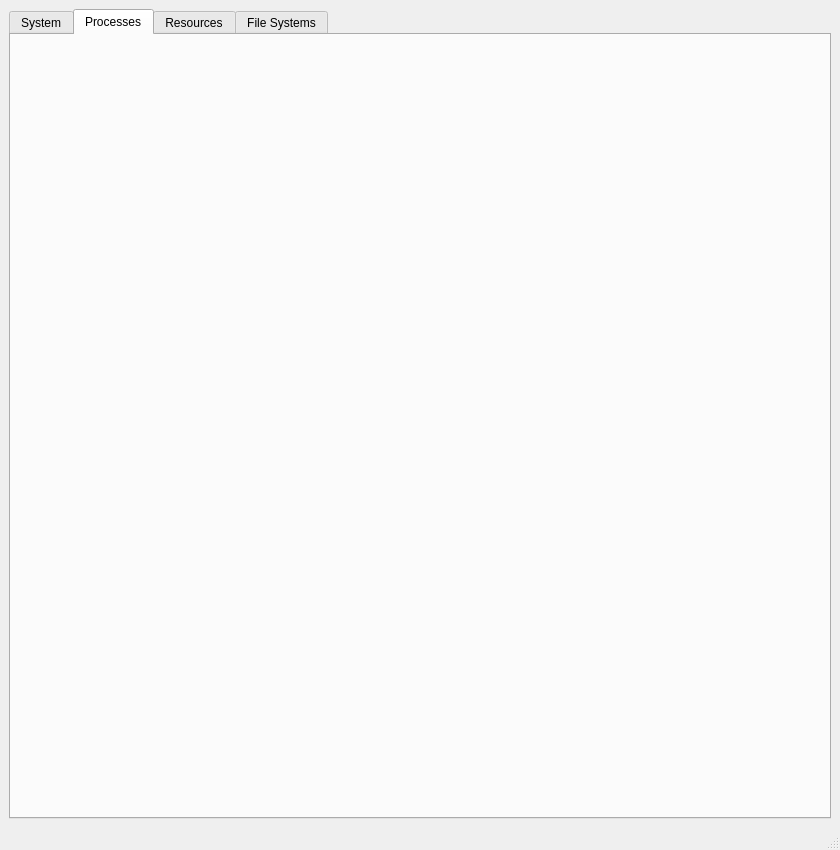
<?xml version="1.0" encoding="UTF-8"?>
<ui version="4.0">
 <class>MainWindow</class>
 <widget class="QMainWindow" name="MainWindow">
  <property name="geometry">
   <rect>
    <x>0</x>
    <y>0</y>
    <width>840</width>
    <height>850</height>
   </rect>
  </property>
  <property name="minimumSize">
   <size>
    <width>840</width>
    <height>850</height>
   </size>
  </property>
  <property name="windowTitle">
   <string>MainWindow</string>
  </property>
  <widget class="QWidget" name="centralwidget">
   <property name="enabled">
    <bool>true</bool>
   </property>
   <layout class="QVBoxLayout" name="verticalLayout">
    <item>
     <widget class="QTabWidget" name="tabWidget">
      <property name="currentIndex">
       <number>1</number>
      </property>
      <widget class="QWidget" name="systemTab">
       <attribute name="title">
        <string>System</string>
       </attribute>
       <layout class="QHBoxLayout" name="horizontalLayout_2">
        <item>
         <widget class="System" name="widget" native="true"/>
        </item>
       </layout>
      </widget>
      <widget class="QWidget" name="processesTab">
       <attribute name="title">
        <string>Processes</string>
       </attribute>
       <layout class="QHBoxLayout" name="horizontalLayout">
        <item>
         <widget class="Processes" name="processesWidget" native="true"/>
        </item>
       </layout>
      </widget>
      <widget class="QWidget" name="resourcesTab">
       <attribute name="title">
        <string>Resources</string>
       </attribute>
       <layout class="QHBoxLayout" name="horizontalLayout_3">
        <item>
         <widget class="Resources" name="resourcesWidget" native="true"/>
        </item>
       </layout>
      </widget>
      <widget class="QWidget" name="fileSystemsTab">
       <attribute name="title">
        <string>File Systems</string>
       </attribute>
       <layout class="QHBoxLayout" name="horizontalLayout_4">
        <item>
         <widget class="FileSystem" name="fileSystemsWidget" native="true"/>
        </item>
       </layout>
      </widget>
     </widget>
    </item>
   </layout>
  </widget>
  <widget class="QStatusBar" name="statusbar"/>
 </widget>
 <customwidgets>
  <customwidget>
   <class>Resources</class>
   <extends>QWidget</extends>
   <header>resources.h</header>
   <container>1</container>
  </customwidget>
  <customwidget>
   <class>System</class>
   <extends>QWidget</extends>
   <header>system.h</header>
   <container>1</container>
  </customwidget>
  <customwidget>
   <class>Processes</class>
   <extends>QWidget</extends>
   <header>processes.h</header>
   <container>1</container>
  </customwidget>
  <customwidget>
   <class>FileSystem</class>
   <extends>QWidget</extends>
   <header>filesystem.h</header>
   <container>1</container>
  </customwidget>
 </customwidgets>
 <resources/>
 <connections/>
</ui>
